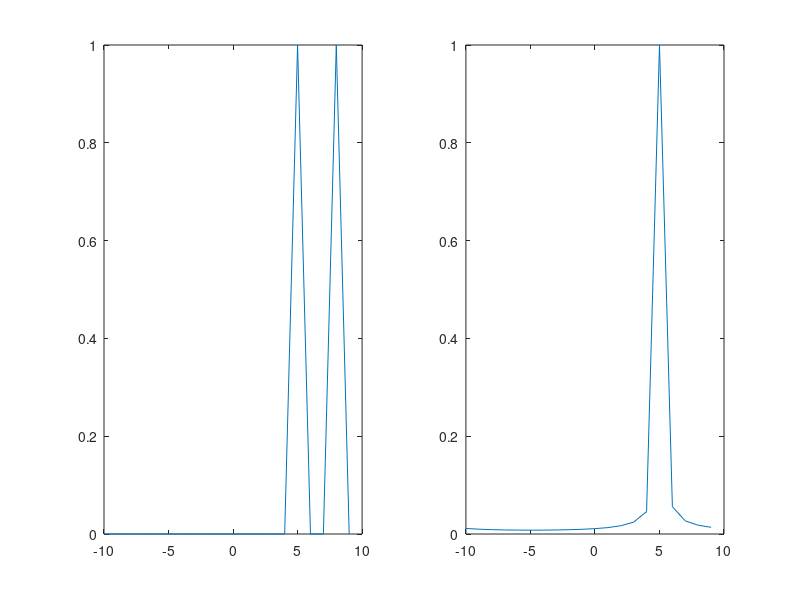
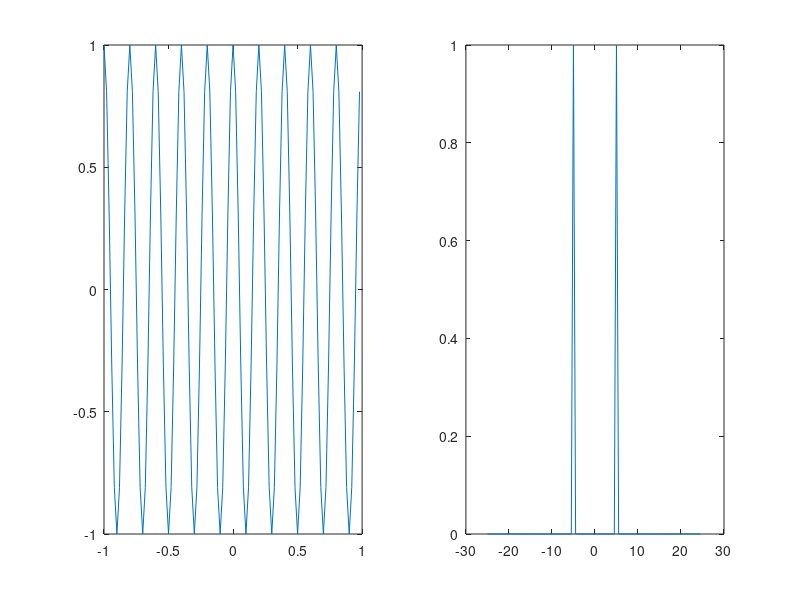
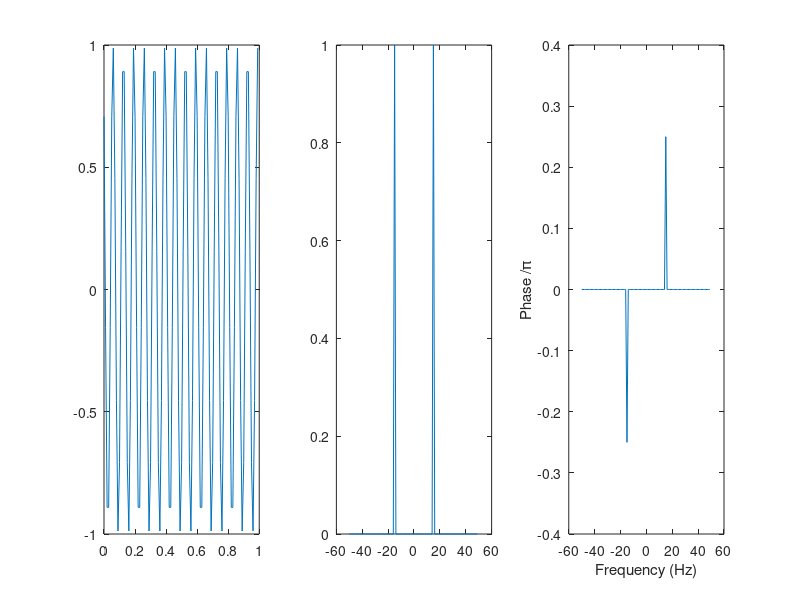

These figures' MATLAB source, in order: (Note: this script raises an error after producing the figures.)
%% Question 0
close all;
clc;
clear;
f=-10:1:9;
fs=20;
ts=1/fs;
t=0:ts:1-ts;
x1=exp(1j*2*pi*5*t)+exp(1j*2*pi*8*t);
x2=exp(1j*2*pi*5*t)+exp(1j*2*pi*5.1*t);
y1=fftshift(fft(x1));
y2=fftshift(fft(x2));
y1=y1/max(abs(y1));
y2=y2/max(abs(y2));
figure;
subplot(1,2,1);
plot(f,abs(y1));
subplot(1,2,2);
plot(f,abs(y2));
%% Question 1
close all;
clc;
clear;
%% Part 1
fs=50;
ts=1/fs;
t=-1:ts:1-ts;
N=length(t);
f=-fs/2:fs/N:(fs/2)-(fs/N);
x1=cos(10*pi*t);
figure;
subplot(1,2,1)
plot(t,x1);
y1=fftshift(fft(x1));
y1=y1/max(abs(y1));
subplot(1,2,2)
plot(f,abs(y1));
%% Part 2
clear
fs=100;
ts=1/fs;
t=0:ts:1-ts;
N=length(t);
f=-fs/2:fs/N:(fs/2)-(fs/N);
x2=cos(30*pi*t+pi/4);
figure;
subplot(1,3,1)
plot(t,x2);
y2=fftshift(fft(x2));
y2=y2/max(abs(y2));
subplot(1,3,2)
plot(f,abs(y2));
tol=1e-6;
y2(abs(y2)<tol)=0;
theta=angle(y2);
subplot(1,3,3)
plot(f,theta/pi);
xlabel 'Frequency (Hz)';
ylabel 'Phase /\pi'
%% Question 2
close all;
clc;
clear;
%% 1-Creating the mapset
mapset = create_mapset();
%% 2- Coding the message
fs = 100;
message = 'signal';
bit_rate=[1,5];
coded_signal = cell(1,2);
figure
for i=1:2
    coded_signal{i} = coding_freq(message,bit_rate(i));
    % 3- Plotting the result
    t = 0:(1/fs):(length(coded_signal{i})/fs)-(1/fs);
    subplot(1,2,i)
    plot(t,coded_signal{i})
end
%% Part4 Decoding the signal
decoded_signal = cell(1,2);
for i=1:2
    decoded_signal{i} = decoding_freq(coded_signal{i},bit_rate(i));
    fprintf("bitrate = %d message = %s \n", bit_rate(i), decoded_signal{i});
end
%% Part5 Controlling the noise
m = 0.01;
noisy_signal = cell(1,2);
for i=1:2
    noise = m * randn(1, length(coded_signal{i}));
    noisy_signal{i} = coded_signal{i} + noise;
    t = 0:(1/fs):(length(noisy_signal{i})/fs)-(1/fs);
    subplot(1,2,i);
    plot(t,noisy_signal{i})
    decoded = decoding_freq(noisy_signal{i},bit_rate(i));
    fprintf("bitrate = %d message = %s \n", bit_rate(i), decoded);
end
%% Part6 Trying different noises
M = [0.05, 1, 5];
figure
for j = 1:3
    m = M(j);
    fprintf('----- standard deviation = %f -----\n', m);
    for i=1:2
        noise = m * randn(1, length(coded_signal{i}));
        noisy_signal{i} = coded_signal{i} + noise;
        t = 0:(1/fs):(length(noisy_signal{i})/fs)-(1/fs);
        subplot(3,2,2*(j-1) + i);
        plot(t,noisy_signal{i})
        decoded = decoding_freq(noisy_signal{i},bit_rate(i));
        fprintf("bitrate = %d message = %s \n", bit_rate(i), decoded);
    end
end
%% Part7 Trying different noises
M = [1.4, 1.5];
figure
for i=1:2
    m = M(i);
    noise = m * randn(1, length(coded_signal{i}));
    noisy_signal{i} = coded_signal{i} + noise;
    t = 0:(1/fs):(length(noisy_signal{i})/fs)-(1/fs);
    subplot(1, 2, i);
    plot(t,noisy_signal{i})
    decoded = decoding_freq(noisy_signal{i},bit_rate(i));
    fprintf("bitrate = %d message = %s \n", bit_rate(i), decoded);
end
